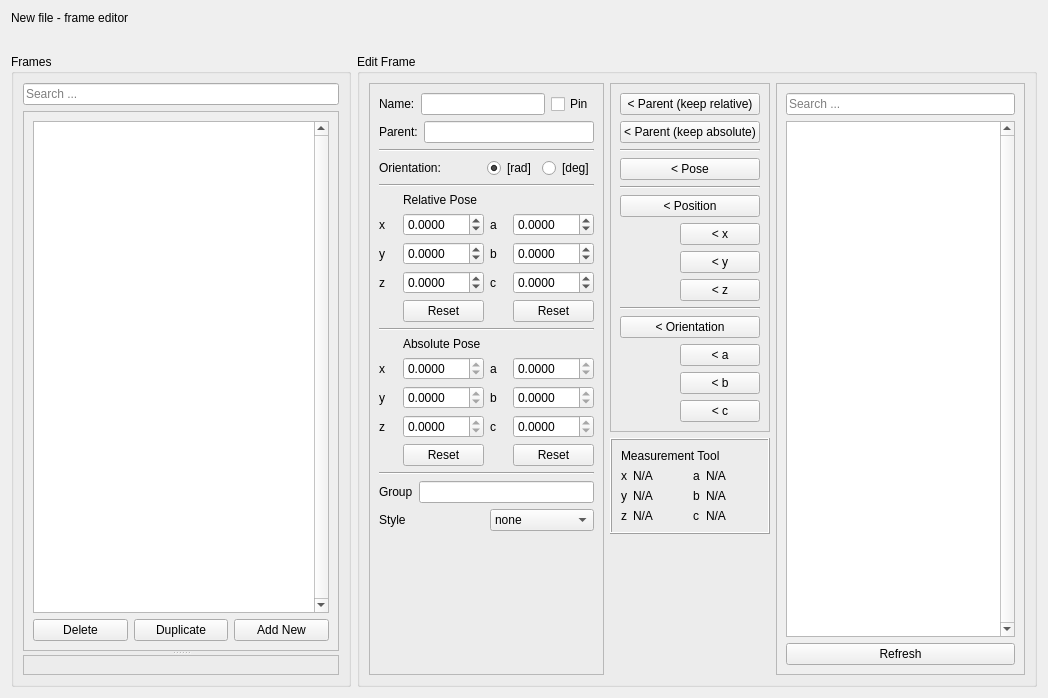
<?xml version="1.0" encoding="UTF-8"?>
<ui version="4.0">
 <class>Form</class>
 <widget class="QWidget" name="Form">
  <property name="geometry">
   <rect>
    <x>0</x>
    <y>0</y>
    <width>1048</width>
    <height>698</height>
   </rect>
  </property>
  <property name="windowTitle">
   <string>Form</string>
  </property>
  <layout class="QVBoxLayout" name="verticalLayout">
   <item>
    <widget class="QLabel" name="lab_file_name">
     <property name="text">
      <string>New file - frame editor</string>
     </property>
    </widget>
   </item>
   <item>
    <widget class="QToolBar" name="mainToolBar"/>
   </item>
   <item>
    <layout class="QHBoxLayout" name="horizontalLayout_3">
     <item>
      <widget class="QGroupBox" name="box_frames">
       <property name="sizePolicy">
        <sizepolicy hsizetype="Preferred" vsizetype="Preferred">
         <horstretch>1</horstretch>
         <verstretch>0</verstretch>
        </sizepolicy>
       </property>
       <property name="title">
        <string>Frames</string>
       </property>
       <layout class="QVBoxLayout" name="verticalLayout_2">
        <item>
         <widget class="QLineEdit" name="searchLine">
          <property name="placeholderText">
           <string>Search ...</string>
          </property>
         </widget>
        </item>
        <item>
         <widget class="QSplitter" name="splitter">
          <property name="orientation">
           <enum>Qt::Vertical</enum>
          </property>
          <widget class="QScrollArea" name="frames">
           <property name="sizePolicy">
            <sizepolicy hsizetype="Expanding" vsizetype="Expanding">
             <horstretch>0</horstretch>
             <verstretch>1</verstretch>
            </sizepolicy>
           </property>
           <property name="widgetResizable">
            <bool>true</bool>
           </property>
           <widget class="QWidget" name="scrollAreaWidgetContents">
            <property name="geometry">
             <rect>
              <x>0</x>
              <y>0</y>
              <width>309</width>
              <height>524</height>
             </rect>
            </property>
            <layout class="QVBoxLayout" name="verticalLayout_5">
             <item>
              <widget class="QTreeWidget" name="list_frames">
               <property name="verticalScrollBarPolicy">
                <enum>Qt::ScrollBarAlwaysOn</enum>
               </property>
               <property name="dragDropMode">
                <enum>QAbstractItemView::NoDragDrop</enum>
               </property>
               <property name="headerHidden">
                <bool>true</bool>
               </property>
               <column>
                <property name="text">
                 <string notr="true">1</string>
                </property>
               </column>
              </widget>
             </item>
             <item>
              <layout class="QHBoxLayout" name="horizontalLayout_2">
               <item>
                <widget class="QPushButton" name="btn_delete">
                 <property name="text">
                  <string>Delete</string>
                 </property>
                 <property name="icon">
                  <iconset theme="list-remove">
                   <normaloff>.</normaloff>.</iconset>
                 </property>
                </widget>
               </item>
               <item>
                <widget class="QPushButton" name="btn_duplicate">
                 <property name="text">
                  <string>Duplicate</string>
                 </property>
                 <property name="icon">
                  <iconset theme="edit-copy">
                   <normaloff>.</normaloff>.</iconset>
                 </property>
                </widget>
               </item>
               <item>
                <widget class="QPushButton" name="btn_add">
                 <property name="text">
                  <string>Add New</string>
                 </property>
                 <property name="icon">
                  <iconset theme="list-add">
                   <normaloff>.</normaloff>.</iconset>
                 </property>
                </widget>
               </item>
              </layout>
             </item>
            </layout>
           </widget>
          </widget>
          <widget class="QFrame" name="undo_frame">
           <property name="frameShape">
            <enum>QFrame::StyledPanel</enum>
           </property>
           <property name="frameShadow">
            <enum>QFrame::Raised</enum>
           </property>
           <layout class="QVBoxLayout" name="verticalLayout_13"/>
          </widget>
         </widget>
        </item>
       </layout>
      </widget>
     </item>
     <item>
      <widget class="QGroupBox" name="box_edit">
       <property name="sizePolicy">
        <sizepolicy hsizetype="Preferred" vsizetype="Preferred">
         <horstretch>2</horstretch>
         <verstretch>0</verstretch>
        </sizepolicy>
       </property>
       <property name="title">
        <string>Edit Frame</string>
       </property>
       <layout class="QHBoxLayout" name="horizontalLayout_8">
        <item>
         <widget class="QFrame" name="frame">
          <property name="frameShape">
           <enum>QFrame::StyledPanel</enum>
          </property>
          <property name="frameShadow">
           <enum>QFrame::Raised</enum>
          </property>
          <layout class="QVBoxLayout" name="verticalLayout_4">
           <item>
            <layout class="QHBoxLayout" name="horizontalLayout_6">
             <item>
              <widget class="QLabel" name="label_16">
               <property name="text">
                <string>Name:</string>
               </property>
              </widget>
             </item>
             <item>
              <widget class="QLineEdit" name="txt_name">
               <property name="readOnly">
                <bool>true</bool>
               </property>
              </widget>
             </item>
             <item>
              <widget class="QCheckBox" name="pinned_box">
               <property name="text">
                <string>Pin</string>
               </property>
              </widget>
             </item>
            </layout>
           </item>
           <item>
            <layout class="QHBoxLayout" name="horizontalLayout_5">
             <item>
              <widget class="QLabel" name="label">
               <property name="text">
                <string>Parent:</string>
               </property>
              </widget>
             </item>
             <item>
              <widget class="QLineEdit" name="txt_parent">
               <property name="readOnly">
                <bool>true</bool>
               </property>
              </widget>
             </item>
            </layout>
           </item>
           <item>
            <widget class="Line" name="line">
             <property name="orientation">
              <enum>Qt::Horizontal</enum>
             </property>
            </widget>
           </item>
           <item>
            <layout class="QHBoxLayout" name="horizontalLayout_4">
             <item>
              <widget class="QLabel" name="label_17">
               <property name="text">
                <string>Orientation:</string>
               </property>
              </widget>
             </item>
             <item>
              <spacer name="horizontalSpacer_4">
               <property name="orientation">
                <enum>Qt::Horizontal</enum>
               </property>
               <property name="sizeHint" stdset="0">
                <size>
                 <width>40</width>
                 <height>20</height>
                </size>
               </property>
              </spacer>
             </item>
             <item>
              <widget class="QRadioButton" name="btn_rad">
               <property name="text">
                <string>[rad]</string>
               </property>
               <property name="checked">
                <bool>true</bool>
               </property>
              </widget>
             </item>
             <item>
              <widget class="QRadioButton" name="btn_deg">
               <property name="text">
                <string>[deg]</string>
               </property>
              </widget>
             </item>
            </layout>
           </item>
           <item>
            <widget class="Line" name="line_6">
             <property name="orientation">
              <enum>Qt::Horizontal</enum>
             </property>
            </widget>
           </item>
           <item>
            <layout class="QGridLayout" name="gridLayout">
             <item row="4" column="3">
              <widget class="QLabel" name="label_7">
               <property name="text">
                <string>c</string>
               </property>
              </widget>
             </item>
             <item row="2" column="3">
              <widget class="QLabel" name="label_3">
               <property name="text">
                <string>a</string>
               </property>
              </widget>
             </item>
             <item row="3" column="0">
              <widget class="QLabel" name="label_4">
               <property name="text">
                <string>y</string>
               </property>
              </widget>
             </item>
             <item row="2" column="0">
              <widget class="QLabel" name="label_2">
               <property name="text">
                <string>x</string>
               </property>
              </widget>
             </item>
             <item row="4" column="0">
              <widget class="QLabel" name="label_5">
               <property name="text">
                <string>z</string>
               </property>
              </widget>
             </item>
             <item row="3" column="3">
              <widget class="QLabel" name="label_6">
               <property name="text">
                <string>b</string>
               </property>
              </widget>
             </item>
             <item row="0" column="2">
              <widget class="QLabel" name="label_8">
               <property name="text">
                <string>Relative Pose</string>
               </property>
              </widget>
             </item>
             <item row="5" column="2">
              <widget class="QPushButton" name="btn_reset_position_rel">
               <property name="text">
                <string>Reset</string>
               </property>
               <property name="icon">
                <iconset theme="edit-undo">
                 <normaloff>.</normaloff>.</iconset>
               </property>
              </widget>
             </item>
             <item row="5" column="4">
              <widget class="QPushButton" name="btn_reset_orientation_rel">
               <property name="text">
                <string>Reset</string>
               </property>
               <property name="icon">
                <iconset theme="edit-undo">
                 <normaloff>.</normaloff>.</iconset>
               </property>
              </widget>
             </item>
             <item row="2" column="2">
              <widget class="QDoubleSpinBox" name="txt_x">
               <property name="decimals">
                <number>4</number>
               </property>
               <property name="minimum">
                <double>-999.000000000000000</double>
               </property>
               <property name="maximum">
                <double>999.000000000000000</double>
               </property>
               <property name="singleStep">
                <double>0.010000000000000</double>
               </property>
              </widget>
             </item>
             <item row="4" column="4">
              <widget class="QDoubleSpinBox" name="txt_c">
               <property name="decimals">
                <number>4</number>
               </property>
               <property name="minimum">
                <double>-999.000000000000000</double>
               </property>
               <property name="maximum">
                <double>999.000000000000000</double>
               </property>
               <property name="singleStep">
                <double>0.010000000000000</double>
               </property>
              </widget>
             </item>
             <item row="3" column="4">
              <widget class="QDoubleSpinBox" name="txt_b">
               <property name="decimals">
                <number>4</number>
               </property>
               <property name="minimum">
                <double>-999.000000000000000</double>
               </property>
               <property name="maximum">
                <double>999.000000000000000</double>
               </property>
               <property name="singleStep">
                <double>0.010000000000000</double>
               </property>
              </widget>
             </item>
             <item row="2" column="4">
              <widget class="QDoubleSpinBox" name="txt_a">
               <property name="decimals">
                <number>4</number>
               </property>
               <property name="minimum">
                <double>-999.000000000000000</double>
               </property>
               <property name="maximum">
                <double>999.000000000000000</double>
               </property>
               <property name="singleStep">
                <double>0.010000000000000</double>
               </property>
              </widget>
             </item>
             <item row="3" column="2">
              <widget class="QDoubleSpinBox" name="txt_y">
               <property name="decimals">
                <number>4</number>
               </property>
               <property name="minimum">
                <double>-999.000000000000000</double>
               </property>
               <property name="maximum">
                <double>999.000000000000000</double>
               </property>
               <property name="singleStep">
                <double>0.010000000000000</double>
               </property>
              </widget>
             </item>
             <item row="4" column="2">
              <widget class="QDoubleSpinBox" name="txt_z">
               <property name="decimals">
                <number>4</number>
               </property>
               <property name="minimum">
                <double>-999.000000000000000</double>
               </property>
               <property name="maximum">
                <double>999.000000000000000</double>
               </property>
               <property name="singleStep">
                <double>0.010000000000000</double>
               </property>
              </widget>
             </item>
            </layout>
           </item>
           <item>
            <widget class="Line" name="line_2">
             <property name="orientation">
              <enum>Qt::Horizontal</enum>
             </property>
            </widget>
           </item>
           <item>
            <layout class="QGridLayout" name="gridLayout_2">
             <item row="4" column="0">
              <widget class="QLabel" name="label_12">
               <property name="text">
                <string>z</string>
               </property>
              </widget>
             </item>
             <item row="3" column="0">
              <widget class="QLabel" name="label_10">
               <property name="text">
                <string>y</string>
               </property>
              </widget>
             </item>
             <item row="2" column="0">
              <widget class="QLabel" name="label_11">
               <property name="text">
                <string>x</string>
               </property>
              </widget>
             </item>
             <item row="1" column="2">
              <widget class="QLabel" name="label_15">
               <property name="text">
                <string>Absolute Pose</string>
               </property>
              </widget>
             </item>
             <item row="2" column="3">
              <widget class="QLabel" name="label_9">
               <property name="text">
                <string>a</string>
               </property>
              </widget>
             </item>
             <item row="3" column="3">
              <widget class="QLabel" name="label_13">
               <property name="text">
                <string>b</string>
               </property>
              </widget>
             </item>
             <item row="4" column="3">
              <widget class="QLabel" name="label_14">
               <property name="text">
                <string>c</string>
               </property>
              </widget>
             </item>
             <item row="5" column="2">
              <widget class="QPushButton" name="btn_reset_position_abs">
               <property name="text">
                <string>Reset</string>
               </property>
               <property name="icon">
                <iconset theme="edit-undo">
                 <normaloff>.</normaloff>.</iconset>
               </property>
              </widget>
             </item>
             <item row="5" column="4">
              <widget class="QPushButton" name="btn_reset_orientation_abs">
               <property name="text">
                <string>Reset</string>
               </property>
               <property name="icon">
                <iconset theme="edit-undo">
                 <normaloff>.</normaloff>.</iconset>
               </property>
              </widget>
             </item>
             <item row="2" column="2">
              <widget class="QDoubleSpinBox" name="txt_abs_x">
               <property name="readOnly">
                <bool>true</bool>
               </property>
               <property name="decimals">
                <number>4</number>
               </property>
               <property name="minimum">
                <double>-999.000000000000000</double>
               </property>
               <property name="maximum">
                <double>999.000000000000000</double>
               </property>
               <property name="singleStep">
                <double>0.010000000000000</double>
               </property>
              </widget>
             </item>
             <item row="3" column="2">
              <widget class="QDoubleSpinBox" name="txt_abs_y">
               <property name="readOnly">
                <bool>true</bool>
               </property>
               <property name="decimals">
                <number>4</number>
               </property>
               <property name="minimum">
                <double>-999.000000000000000</double>
               </property>
               <property name="maximum">
                <double>999.000000000000000</double>
               </property>
               <property name="singleStep">
                <double>0.010000000000000</double>
               </property>
              </widget>
             </item>
             <item row="4" column="2">
              <widget class="QDoubleSpinBox" name="txt_abs_z">
               <property name="readOnly">
                <bool>true</bool>
               </property>
               <property name="decimals">
                <number>4</number>
               </property>
               <property name="minimum">
                <double>-999.000000000000000</double>
               </property>
               <property name="maximum">
                <double>999.000000000000000</double>
               </property>
               <property name="singleStep">
                <double>0.010000000000000</double>
               </property>
              </widget>
             </item>
             <item row="2" column="4">
              <widget class="QDoubleSpinBox" name="txt_abs_a">
               <property name="readOnly">
                <bool>true</bool>
               </property>
               <property name="decimals">
                <number>4</number>
               </property>
               <property name="minimum">
                <double>-999.000000000000000</double>
               </property>
               <property name="maximum">
                <double>999.000000000000000</double>
               </property>
               <property name="singleStep">
                <double>0.010000000000000</double>
               </property>
              </widget>
             </item>
             <item row="3" column="4">
              <widget class="QDoubleSpinBox" name="txt_abs_b">
               <property name="readOnly">
                <bool>true</bool>
               </property>
               <property name="decimals">
                <number>4</number>
               </property>
               <property name="minimum">
                <double>-999.000000000000000</double>
               </property>
               <property name="maximum">
                <double>999.000000000000000</double>
               </property>
               <property name="singleStep">
                <double>0.010000000000000</double>
               </property>
              </widget>
             </item>
             <item row="4" column="4">
              <widget class="QDoubleSpinBox" name="txt_abs_c">
               <property name="readOnly">
                <bool>true</bool>
               </property>
               <property name="decimals">
                <number>4</number>
               </property>
               <property name="minimum">
                <double>-999.000000000000000</double>
               </property>
               <property name="maximum">
                <double>999.000000000000000</double>
               </property>
               <property name="singleStep">
                <double>0.010000000000000</double>
               </property>
              </widget>
             </item>
            </layout>
           </item>
           <item>
            <widget class="Line" name="line_7">
             <property name="orientation">
              <enum>Qt::Horizontal</enum>
             </property>
            </widget>
           </item>
           <item>
            <layout class="QHBoxLayout" name="horizontalLayout">
             <item>
              <widget class="QLabel" name="label_19">
               <property name="text">
                <string>Group</string>
               </property>
              </widget>
             </item>
             <item>
              <widget class="QLineEdit" name="txt_group"/>
             </item>
            </layout>
           </item>
           <item>
            <layout class="QHBoxLayout" name="horizontalLayout_10">
             <item>
              <widget class="QLabel" name="label_18">
               <property name="text">
                <string>Style</string>
               </property>
              </widget>
             </item>
             <item>
              <widget class="QComboBox" name="combo_style">
               <item>
                <property name="text">
                 <string>none</string>
                </property>
               </item>
               <item>
                <property name="text">
                 <string>plane</string>
                </property>
               </item>
               <item>
                <property name="text">
                 <string>cube</string>
                </property>
               </item>
               <item>
                <property name="text">
                 <string>sphere</string>
                </property>
               </item>
               <item>
                <property name="text">
                 <string>axis</string>
                </property>
               </item>
               <item>
                <property name="text">
                 <string>mesh</string>
                </property>
               </item>
              </widget>
             </item>
            </layout>
           </item>
           <item>
            <widget class="QFrame" name="style_frame">
             <property name="frameShape">
              <enum>QFrame::NoFrame</enum>
             </property>
             <property name="frameShadow">
              <enum>QFrame::Raised</enum>
             </property>
             <layout class="QVBoxLayout" name="verticalLayout_12"/>
            </widget>
           </item>
           <item>
            <spacer name="verticalSpacer_2">
             <property name="orientation">
              <enum>Qt::Vertical</enum>
             </property>
             <property name="sizeHint" stdset="0">
              <size>
               <width>20</width>
               <height>40</height>
              </size>
             </property>
            </spacer>
           </item>
          </layout>
         </widget>
        </item>
        <item>
         <layout class="QVBoxLayout" name="verticalLayout_9">
          <item>
           <widget class="QFrame" name="frame_2">
            <property name="frameShape">
             <enum>QFrame::StyledPanel</enum>
            </property>
            <property name="frameShadow">
             <enum>QFrame::Raised</enum>
            </property>
            <layout class="QVBoxLayout" name="verticalLayout_3">
             <item>
              <widget class="QPushButton" name="btn_set_parent_rel">
               <property name="text">
                <string>&lt; Parent (keep relative)</string>
               </property>
              </widget>
             </item>
             <item>
              <widget class="QPushButton" name="btn_set_parent_abs">
               <property name="text">
                <string>&lt; Parent (keep absolute)</string>
               </property>
              </widget>
             </item>
             <item>
              <widget class="Line" name="line_3">
               <property name="orientation">
                <enum>Qt::Horizontal</enum>
               </property>
              </widget>
             </item>
             <item>
              <widget class="QPushButton" name="btn_set_pose">
               <property name="text">
                <string>&lt; Pose</string>
               </property>
              </widget>
             </item>
             <item>
              <widget class="Line" name="line_4">
               <property name="orientation">
                <enum>Qt::Horizontal</enum>
               </property>
              </widget>
             </item>
             <item>
              <widget class="QPushButton" name="btn_set_position">
               <property name="text">
                <string>&lt; Position</string>
               </property>
              </widget>
             </item>
             <item>
              <layout class="QHBoxLayout" name="horizontalLayout_7">
               <item>
                <spacer name="horizontalSpacer_2">
                 <property name="orientation">
                  <enum>Qt::Horizontal</enum>
                 </property>
                 <property name="sizeHint" stdset="0">
                  <size>
                   <width>40</width>
                   <height>20</height>
                  </size>
                 </property>
                </spacer>
               </item>
               <item>
                <layout class="QVBoxLayout" name="verticalLayout_7">
                 <item>
                  <widget class="QPushButton" name="btn_set_x">
                   <property name="text">
                    <string>&lt; x</string>
                   </property>
                  </widget>
                 </item>
                 <item>
                  <widget class="QPushButton" name="btn_set_y">
                   <property name="text">
                    <string>&lt; y</string>
                   </property>
                  </widget>
                 </item>
                 <item>
                  <widget class="QPushButton" name="btn_set_z">
                   <property name="text">
                    <string>&lt; z</string>
                   </property>
                  </widget>
                 </item>
                </layout>
               </item>
              </layout>
             </item>
             <item>
              <widget class="Line" name="line_5">
               <property name="orientation">
                <enum>Qt::Horizontal</enum>
               </property>
              </widget>
             </item>
             <item>
              <widget class="QPushButton" name="btn_set_orientation">
               <property name="text">
                <string>&lt; Orientation</string>
               </property>
              </widget>
             </item>
             <item>
              <layout class="QHBoxLayout" name="horizontalLayout_9">
               <item>
                <spacer name="horizontalSpacer_3">
                 <property name="orientation">
                  <enum>Qt::Horizontal</enum>
                 </property>
                 <property name="sizeHint" stdset="0">
                  <size>
                   <width>40</width>
                   <height>20</height>
                  </size>
                 </property>
                </spacer>
               </item>
               <item>
                <layout class="QVBoxLayout" name="verticalLayout_8">
                 <item>
                  <widget class="QPushButton" name="btn_set_a">
                   <property name="text">
                    <string>&lt; a</string>
                   </property>
                  </widget>
                 </item>
                 <item>
                  <widget class="QPushButton" name="btn_set_b">
                   <property name="text">
                    <string>&lt; b</string>
                   </property>
                  </widget>
                 </item>
                 <item>
                  <widget class="QPushButton" name="btn_set_c">
                   <property name="text">
                    <string>&lt; c</string>
                   </property>
                  </widget>
                 </item>
                </layout>
               </item>
              </layout>
             </item>
            </layout>
           </widget>
          </item>
          <item>
           <widget class="QFrame" name="gridFrame">
            <property name="enabled">
             <bool>true</bool>
            </property>
            <property name="sizePolicy">
             <sizepolicy hsizetype="Expanding" vsizetype="Preferred">
              <horstretch>5</horstretch>
              <verstretch>0</verstretch>
             </sizepolicy>
            </property>
            <property name="frameShape">
             <enum>QFrame::Box</enum>
            </property>
            <property name="frameShadow">
             <enum>QFrame::Raised</enum>
            </property>
            <layout class="QGridLayout" name="gridLayout_3" columnstretch="0,0,0,0">
             <property name="sizeConstraint">
              <enum>QLayout::SetMaximumSize</enum>
             </property>
             <item row="1" column="1">
              <widget class="QLabel" name="valx">
               <property name="sizePolicy">
                <sizepolicy hsizetype="Expanding" vsizetype="Preferred">
                 <horstretch>2</horstretch>
                 <verstretch>0</verstretch>
                </sizepolicy>
               </property>
               <property name="text">
                <string>N/A</string>
               </property>
               <property name="textInteractionFlags">
                <set>Qt::LinksAccessibleByMouse|Qt::TextSelectableByMouse</set>
               </property>
              </widget>
             </item>
             <item row="3" column="0">
              <widget class="QLabel" name="y">
               <property name="sizePolicy">
                <sizepolicy hsizetype="Preferred" vsizetype="Preferred">
                 <horstretch>0</horstretch>
                 <verstretch>0</verstretch>
                </sizepolicy>
               </property>
               <property name="text">
                <string>y</string>
               </property>
              </widget>
             </item>
             <item row="3" column="2">
              <widget class="QLabel" name="b">
               <property name="sizePolicy">
                <sizepolicy hsizetype="Preferred" vsizetype="Preferred">
                 <horstretch>0</horstretch>
                 <verstretch>0</verstretch>
                </sizepolicy>
               </property>
               <property name="text">
                <string>b</string>
               </property>
              </widget>
             </item>
             <item row="3" column="1">
              <widget class="QLabel" name="valy">
               <property name="sizePolicy">
                <sizepolicy hsizetype="Expanding" vsizetype="Preferred">
                 <horstretch>2</horstretch>
                 <verstretch>0</verstretch>
                </sizepolicy>
               </property>
               <property name="text">
                <string>N/A</string>
               </property>
               <property name="textInteractionFlags">
                <set>Qt::LinksAccessibleByMouse|Qt::TextSelectableByMouse</set>
               </property>
              </widget>
             </item>
             <item row="1" column="3">
              <widget class="QLabel" name="vala">
               <property name="sizePolicy">
                <sizepolicy hsizetype="Expanding" vsizetype="Preferred">
                 <horstretch>2</horstretch>
                 <verstretch>0</verstretch>
                </sizepolicy>
               </property>
               <property name="text">
                <string>N/A</string>
               </property>
               <property name="textInteractionFlags">
                <set>Qt::LinksAccessibleByMouse|Qt::TextSelectableByMouse</set>
               </property>
              </widget>
             </item>
             <item row="3" column="3">
              <widget class="QLabel" name="valb">
               <property name="sizePolicy">
                <sizepolicy hsizetype="Expanding" vsizetype="Preferred">
                 <horstretch>2</horstretch>
                 <verstretch>0</verstretch>
                </sizepolicy>
               </property>
               <property name="text">
                <string>N/A</string>
               </property>
               <property name="textInteractionFlags">
                <set>Qt::LinksAccessibleByMouse|Qt::TextSelectableByMouse</set>
               </property>
              </widget>
             </item>
             <item row="4" column="2">
              <widget class="QLabel" name="c">
               <property name="sizePolicy">
                <sizepolicy hsizetype="Preferred" vsizetype="Preferred">
                 <horstretch>0</horstretch>
                 <verstretch>0</verstretch>
                </sizepolicy>
               </property>
               <property name="text">
                <string>c</string>
               </property>
              </widget>
             </item>
             <item row="1" column="0">
              <widget class="QLabel" name="x">
               <property name="sizePolicy">
                <sizepolicy hsizetype="Preferred" vsizetype="Preferred">
                 <horstretch>0</horstretch>
                 <verstretch>0</verstretch>
                </sizepolicy>
               </property>
               <property name="text">
                <string>x</string>
               </property>
              </widget>
             </item>
             <item row="4" column="0">
              <widget class="QLabel" name="z">
               <property name="sizePolicy">
                <sizepolicy hsizetype="Preferred" vsizetype="Preferred">
                 <horstretch>0</horstretch>
                 <verstretch>0</verstretch>
                </sizepolicy>
               </property>
               <property name="text">
                <string>z</string>
               </property>
              </widget>
             </item>
             <item row="4" column="1">
              <widget class="QLabel" name="valz">
               <property name="sizePolicy">
                <sizepolicy hsizetype="Expanding" vsizetype="Preferred">
                 <horstretch>2</horstretch>
                 <verstretch>0</verstretch>
                </sizepolicy>
               </property>
               <property name="text">
                <string>N/A</string>
               </property>
               <property name="textInteractionFlags">
                <set>Qt::LinksAccessibleByMouse|Qt::TextSelectableByMouse</set>
               </property>
              </widget>
             </item>
             <item row="1" column="2">
              <widget class="QLabel" name="a">
               <property name="sizePolicy">
                <sizepolicy hsizetype="Preferred" vsizetype="Preferred">
                 <horstretch>0</horstretch>
                 <verstretch>0</verstretch>
                </sizepolicy>
               </property>
               <property name="text">
                <string>a</string>
               </property>
              </widget>
             </item>
             <item row="4" column="3">
              <widget class="QLabel" name="valc">
               <property name="sizePolicy">
                <sizepolicy hsizetype="Expanding" vsizetype="Preferred">
                 <horstretch>2</horstretch>
                 <verstretch>0</verstretch>
                </sizepolicy>
               </property>
               <property name="text">
                <string>N/A</string>
               </property>
               <property name="textInteractionFlags">
                <set>Qt::LinksAccessibleByMouse|Qt::TextSelectableByMouse</set>
               </property>
              </widget>
             </item>
             <item row="0" column="0" colspan="4">
              <widget class="QLabel" name="label_19">
               <property name="text">
                <string>Measurement Tool</string>
               </property>
              </widget>
             </item>
            </layout>
           </widget>
          </item>
          <item>
           <spacer name="verticalSpacer_3">
            <property name="orientation">
             <enum>Qt::Vertical</enum>
            </property>
            <property name="sizeHint" stdset="0">
             <size>
              <width>20</width>
              <height>40</height>
             </size>
            </property>
           </spacer>
          </item>
         </layout>
        </item>
        <item>
         <widget class="QScrollArea" name="scrollArea_2">
          <property name="sizePolicy">
           <sizepolicy hsizetype="Expanding" vsizetype="Expanding">
            <horstretch>1</horstretch>
            <verstretch>0</verstretch>
           </sizepolicy>
          </property>
          <property name="widgetResizable">
           <bool>true</bool>
          </property>
          <widget class="QWidget" name="scrollAreaWidgetContents_2">
           <property name="geometry">
            <rect>
             <x>0</x>
             <y>0</y>
             <width>134</width>
             <height>581</height>
            </rect>
           </property>
           <layout class="QVBoxLayout" name="verticalLayout_6">
            <item>
             <widget class="QLineEdit" name="search_tf">
              <property name="placeholderText">
               <string>Search ...</string>
              </property>
             </widget>
            </item>
            <item>
             <widget class="QTreeWidget" name="list_tf">
              <property name="verticalScrollBarPolicy">
               <enum>Qt::ScrollBarAlwaysOn</enum>
              </property>
              <property name="headerHidden">
               <bool>true</bool>
              </property>
              <column>
               <property name="text">
                <string notr="true">1</string>
               </property>
              </column>
             </widget>
            </item>
            <item>
             <widget class="QPushButton" name="btn_refresh">
              <property name="text">
               <string>Refresh</string>
              </property>
              <property name="icon">
               <iconset theme="view-refresh">
                <normaloff>.</normaloff>.</iconset>
              </property>
             </widget>
            </item>
           </layout>
          </widget>
         </widget>
        </item>
       </layout>
      </widget>
     </item>
     <item>
      <layout class="QVBoxLayout" name="all_frames"/>
     </item>
    </layout>
   </item>
  </layout>
 </widget>
 <tabstops>
  <tabstop>txt_name</tabstop>
  <tabstop>txt_parent</tabstop>
  <tabstop>txt_x</tabstop>
  <tabstop>txt_y</tabstop>
  <tabstop>txt_z</tabstop>
  <tabstop>txt_a</tabstop>
  <tabstop>txt_b</tabstop>
  <tabstop>txt_c</tabstop>
  <tabstop>txt_abs_x</tabstop>
  <tabstop>txt_abs_y</tabstop>
  <tabstop>txt_abs_z</tabstop>
  <tabstop>txt_abs_a</tabstop>
  <tabstop>txt_abs_b</tabstop>
  <tabstop>txt_abs_c</tabstop>
  <tabstop>btn_rad</tabstop>
  <tabstop>btn_deg</tabstop>
  <tabstop>btn_reset_position_rel</tabstop>
  <tabstop>btn_reset_orientation_rel</tabstop>
  <tabstop>btn_reset_position_abs</tabstop>
  <tabstop>btn_reset_orientation_abs</tabstop>
  <tabstop>frames</tabstop>
  <tabstop>btn_delete</tabstop>
  <tabstop>list_frames</tabstop>
  <tabstop>btn_add</tabstop>
  <tabstop>combo_style</tabstop>
  <tabstop>btn_set_parent_rel</tabstop>
  <tabstop>btn_set_parent_abs</tabstop>
  <tabstop>btn_set_pose</tabstop>
  <tabstop>btn_set_position</tabstop>
  <tabstop>btn_set_x</tabstop>
  <tabstop>btn_set_y</tabstop>
  <tabstop>btn_set_z</tabstop>
  <tabstop>btn_set_orientation</tabstop>
  <tabstop>btn_set_a</tabstop>
  <tabstop>btn_set_b</tabstop>
  <tabstop>btn_set_c</tabstop>
  <tabstop>scrollArea_2</tabstop>
  <tabstop>list_tf</tabstop>
  <tabstop>btn_refresh</tabstop>
 </tabstops>
 <resources/>
 <connections/>
</ui>
